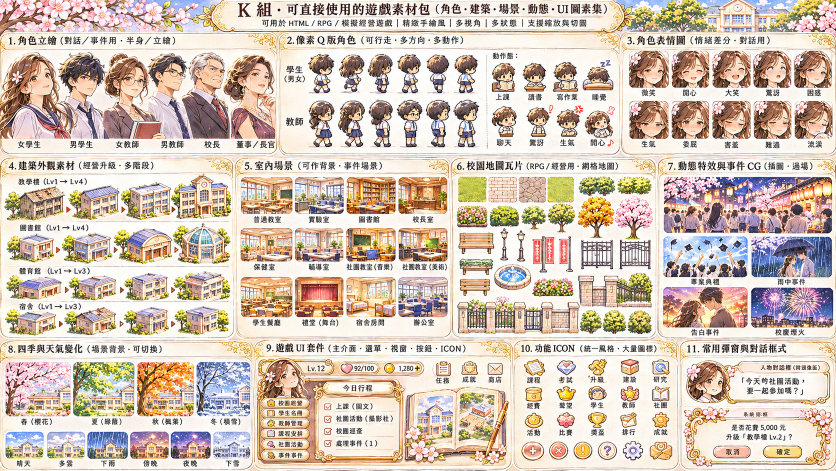
#> input picture assets/source/21_pack_K_game_assets.png, 1672 x 941 px (shown at 1/2 size)
$ python cut_icons.py
#> lines starting #> are read from the running program, lines starting #| are printed output that depends on the picture
#!/usr/bin/env python3
"""功能圖示：素材 K 第 10 區（15 個圖示＋最後一列系統鈕）→ assets/icons。"""
import os,json,sys
sys.path.insert(0,os.path.dirname(os.path.abspath(__file__)))
import numpy as np
from PIL import Image
from segment import rm_bg,defringe
ROOT=os.path.dirname(os.path.dirname(os.path.abspath(__file__)))
k=Image.open(f'{ROOT}/assets/source/21_pack_K_game_assets.png').convert('RGBA').crop((1030,715,1360,935))
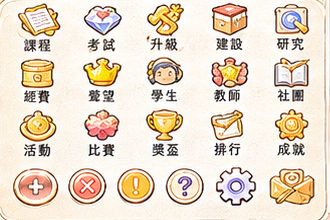
#> k: PIL image 330x220 RGBA; mean R, G, B, A 233.1, 218.9, 202.1, 255
CX=[37,102,165,228,292]; RY=[(0,36),(55,93),(108,146)]
N=[['course','exam','upgrade','build','research'],['fund','rep','student','teacher','club'],['event','match','trophy','rank','achieve']]
#> (the run stopped early here; a loop or call above may not have finished)

$ run again, with assets/source/01_building_upgrade_stages.png copied over assets/source/21_pack_K_game_assets.png
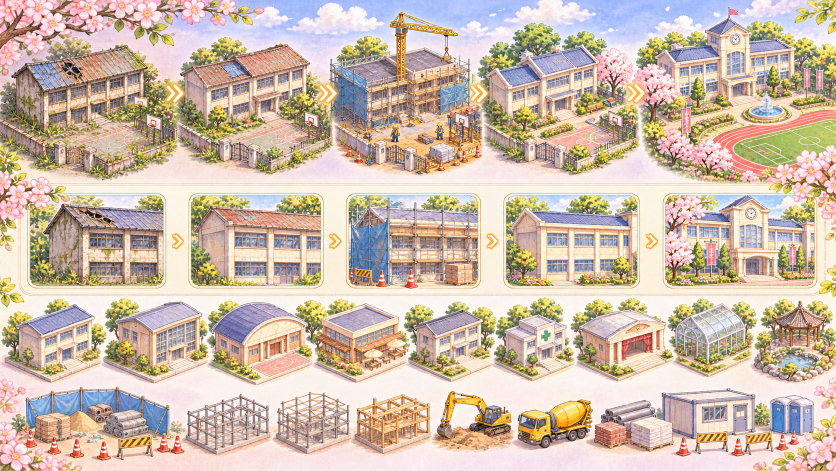
#> input picture assets/source/01_building_upgrade_stages.png, 1672 x 941 px (shown at 1/2 size)
#> `k=Image.open(f'{ROOT}/assets/source/21_pack_K_game_assets.png').conver..`:
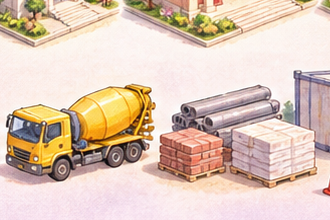
#> k: PIL image 330x220 RGBA; mean R, G, B, A 221, 197.9, 181.6, 246.1; transparent parts drawn white

$ run again, with assets/source/02_main_building_sheet.png copied over assets/source/21_pack_K_game_assets.png
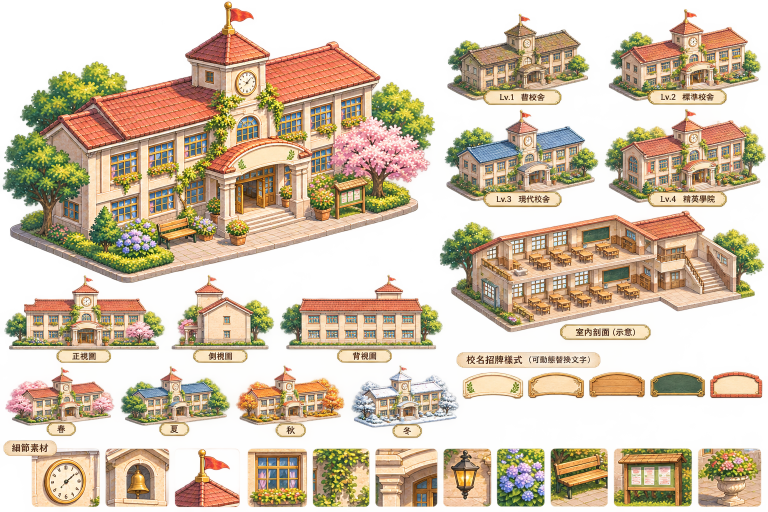
#> input picture assets/source/02_main_building_sheet.png, 1536 x 1024 px (shown at 1/2 size)
#> `k=Image.open(f'{ROOT}/assets/source/21_pack_K_game_assets.png').conver..`:
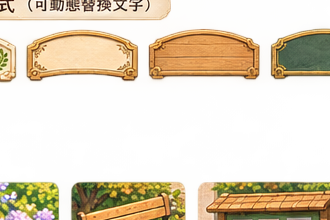
#> k: PIL image 330x220 RGBA; mean R, G, B, A 185.8, 159.9, 109.2, 96.1; transparent parts drawn white

$ run again, with assets/source/03_main_building_single.png copied over assets/source/21_pack_K_game_assets.png
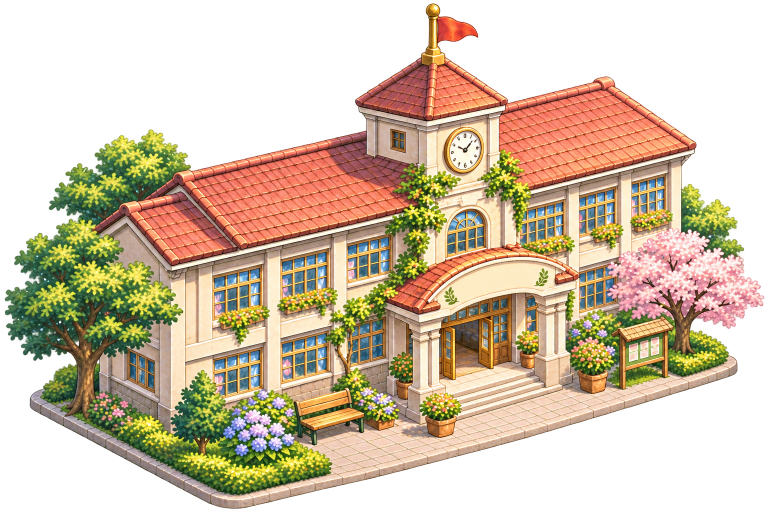
#> input picture assets/source/03_main_building_single.png, 1536 x 1024 px (shown at 1/2 size)
#> `k=Image.open(f'{ROOT}/assets/source/21_pack_K_game_assets.png').conver..`:
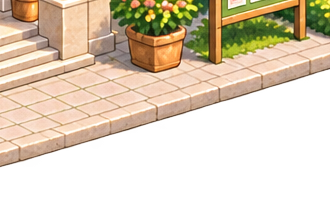
#> k: PIL image 330x220 RGBA; mean R, G, B, A 153.9, 132.2, 106.1, 136.4; transparent parts drawn white
